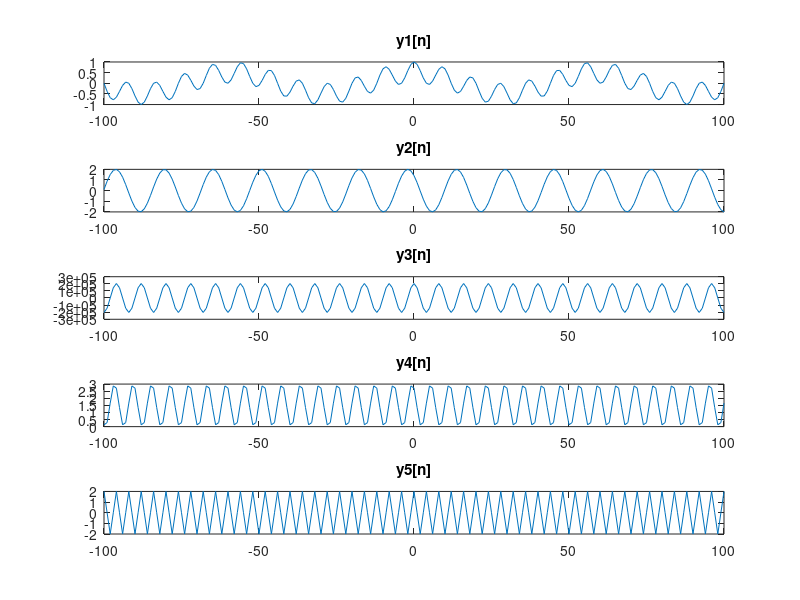

The MATLAB script that drew this image:
n = -100:100;
y1 = exp(1j*n*pi/8).*cos(n*pi/11);
y2 = 2*cos(pi/(3+mod(20390213,4))+0.4*n);
y3 = (20390213/100)*cos(0.25*pi*n);
y4 = 3*cos(pi/6*n+pi/10).^2;
y5 = exp(1j*pi*n/2) + exp(-1j*pi*n/2);

figure;
subplot(5,1,1);
plot(n,y1);
title('y1[n]');

subplot(5,1,2);
plot(n,y2);
title('y2[n]');

subplot(5,1,3);
plot(n,y3);
title('y3[n]');

subplot(5,1,4);
plot(n,y4);
title('y4[n]');

subplot(5,1,5);
plot(n,y5);
title('y5[n]');
